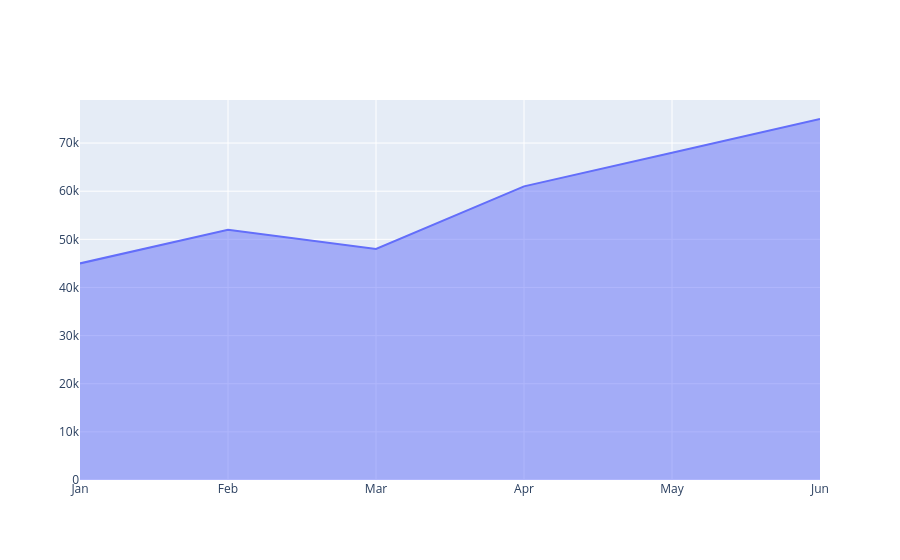

Source (notebook cell):
### Code cell
df1 = pd.DataFrame({
    "Month": ["Jan", "Feb", "Mar", "Apr", "May", "Jun"],
    "Sales": [45000, 52000, 48000, 61000, 68000, 75000]
})

fig = go.Figure()

fig.add_trace(
    go.Scatter(
        x=df1["Month"],
        y=df1["Sales"],
        mode="lines",
        fill="tozeroy"
    )
)

fig.show()

### Figure 1 — Plotly figure (JSON) as saved in the notebook; plotly's stock layout.template omitted (floating-point values rounded to 4 significant figures)
{"data": [{"fill": "tozeroy", "mode": "lines", "type": "scatter", "x": ["Jan", "Feb", "Mar", "Apr", "May", "Jun"], "y": [45000, 52000, 48000, 61000, 68000, 75000]}], "layout": {}}
